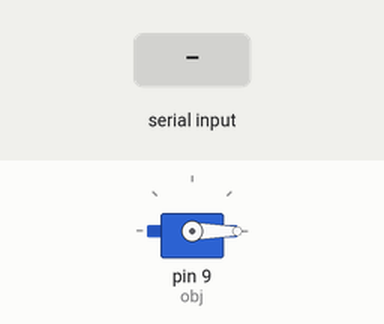
Bench run of a sketch on a simulated Arduino Uno, built with avr-gcc and run on an emulated ATmega328P. Parts: servo. The inputs (shaded band) are chosen by the test bench.

Above: at 1.2 s.
1.3 s: "90,45\n" received over Serial
At 1.9 s:
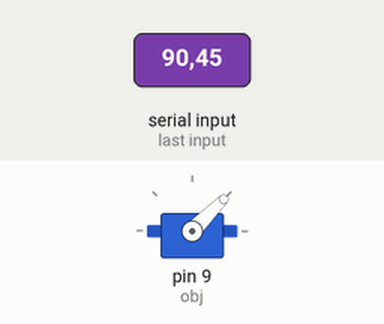
3.8 s: "30,150\n" received over Serial
At 4.6 s:
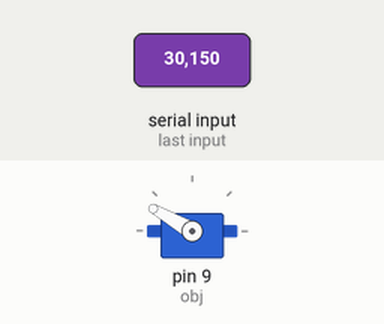
6.3 s: "200\n" received over Serial
At 7.1 s:
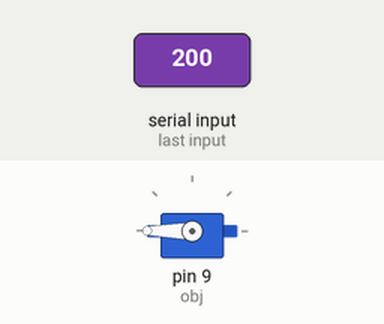
Timing chart, 0 to 9.3 s (numbered marks = the images above; inputs shaded):
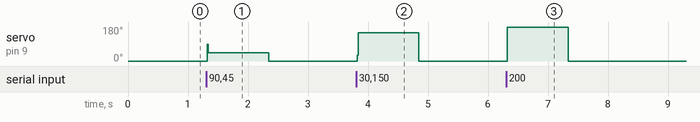

Measured:
- after the input at 1.3 s, servo on pin 9 (obj): 0° → 45° at once, → 0° 1.0 s later
- after the input at 3.8 s, servo on pin 9 (obj): 0° → 150° at once, → 0° 1.0 s later
- after the input at 6.3 s, servo on pin 9 (obj): 0° → 180° at once, → 0° 1.0 s later

The sketch:

SerialServo.ino
```cpp
#include<Servo.h>
int deg;
int val;
Servo obj;
void setup() {
  // put your setup code here, to run once:
obj.attach(9);
Serial.begin(9600);
obj.write(0);
}

void loop() {
  // put your main code here, to run repeatedly:
if(Serial.available())
{
  val=Serial.parseInt();
  deg=int(val);
  delay(15);
}
obj.write(deg);

}
```
